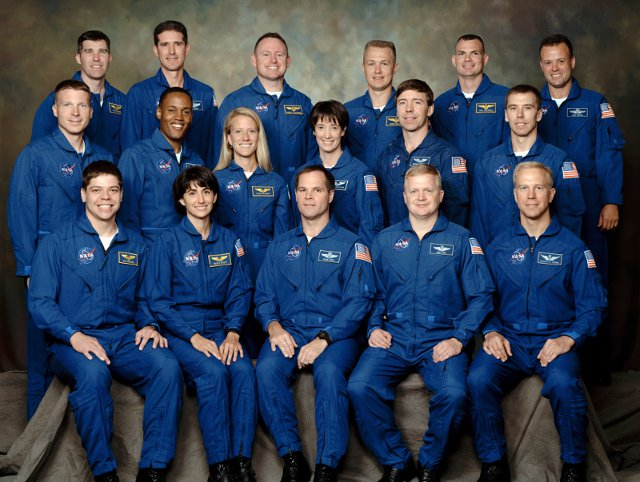
#> input picture [wip]DBSCAN/merica.jpg, 640 x 482 px
$ python draft_dbscan.py   (older library calls are emulated)
#> lines starting #> are read from the running program, lines starting #| are printed output that depends on the picture; after the words box and inside, x2 and y2 are one past the last pixel; in counts of white or black regions, pixels touching at a corner belong together
import skimage.io
import skimage.draw
import skimage.transform
import math
import queue

class Point:
    def __init__(self, new_x, new_y):
        self.x = new_x
        self.y = new_y

class Detection:
    def __init__(self, new_top_left_corner, new_width, new_height):
        self.top_left_corner = new_top_left_corner
        self.width = new_width
        self.height = new_height
        self.clustering_status = 0 # 0 : not visited yet, -1 : noize, else: cluster index

def load_detections():
    detections = []
    f = open('detections_for_clustering_test.txt', 'r')
#> (reads [wip]DBSCAN/detections_for_clustering_test.txt from the repository)
    for line in f:
        if line.strip():
            words = line.split(' ')
            detections.append(Detection(Point(int(float(words[0])), int(float(words[1]))), int(float(words[2])), int(float(words[3]))))
    return detections

def draw_detections(detections, infilename, outfilename):

    image = skimage.io.imread(infilename, as_grey=True)

    for detection in detections:
        #we get the coordinates of the square, and we display a white square on the image
        rr, cc = skimage.draw.line(detection.top_left_corner.x, detection.top_left_corner.y, detection.top_left_corner.x+detection.width, detection.top_left_corner.y)
        image[rr,cc] = 1
        rr, cc = skimage.draw.line(detection.top_left_corner.x+detection.width, detection.top_left_corner.y, detection.top_left_corner.x+detection.width, detection.top_left_corner.y+detection.height)
        image[rr,cc] = 1
        rr, cc = skimage.draw.line(detection.top_left_corner.x, detection.top_left_corner.y+detection.height, detection.top_left_corner.x+detection.width, detection.top_left_corner.y+detection.height)
        image[rr,cc] = 1
        rr, cc = skimage.draw.line(detection.top_left_corner.x, detection.top_left_corner.y, detection.top_left_corner.x, detection.top_left_corner.y+detection.height)
        image[rr,cc] = 1

    skimage.io.imsave(outfilename, image)

def DBSCAN(detections, epsilon, min_pts):

#> called with epsilon = 40, min_pts = 3
    c = 0 # cluster index, begining at 1
    for detection in detections:
        if detection.clustering_status != 0: # already visited
            pass
        else: # not visited yet
            neighbors = find_neighbors(detections, detection, epsilon)

            if len(neighbors) < min_pts: # has not enough neighbors to compose a cluster
                detection.clustering_status = -1
            else:
                c += 1 # Start a new cluster
                extend_cluster(detections, detection, neighbors, c, epsilon, min_pts)

def extend_cluster(detections, detection, neighbors, c, epsilon, min_pts):

    # mark as belonging to cluster C
    detection.clustering_status = c

    not_visited_neighbors = queue.Queue() # queue of not visited neighbors
    for neighbor in neighbors:
        if neighbor.clustering_status == 0: # not visited yet
            not_visited_neighbors.put(neighbor)

    while not not_visited_neighbors.empty(): # while there is reachable neighbors
        neighbor = not_visited_neighbors.get()
        neighbor.clustering_status = c # add to current cluster
        extra_neighbors = list(set(find_neighbors(detections, neighbor, epsilon)) - set(neighbors))
        if len(extra_neighbors) >= min_pts:
            for extra_neighbor in extra_neighbors:
                if extra_neighbor.clustering_status == 0: #not visited yet
                    not_visited_neighbors.put(extra_neighbor) # find more reachable neighbors

def find_neighbors(detections, center_detection, epsilon):
    epsilon_neighbors = []
    for detection in detections:
        if distance(detection, center_detection) <= epsilon:# and distance(detection, center_detection) != 0:
            epsilon_neighbors.append(detection)
    return epsilon_neighbors

def distance(detection1, detection2):
    # Euclidian distance
    distance = math.sqrt(math.pow((detection2.top_left_corner.x-detection1.top_left_corner.x),2)+math.pow((detection2.top_left_corner.y-detection1.top_left_corner.y),2)+math.pow((detection2.width-detection1.width),2)+math.pow((detection2.height-detection1.height),2))
    return distance

detections = load_detections()
DBSCAN(detections, 40, 3)
for detection in detections:
    print(detection.top_left_corner.x, detection.top_left_corner.y, detection.width, detection.height, detection.clustering_status)
draw_detections(detections, 'merica.jpg', 'merica_with_detections.jpg')
#> in draw_detections, `image = skimage.io.imread(infilename, as_grey=True)`:
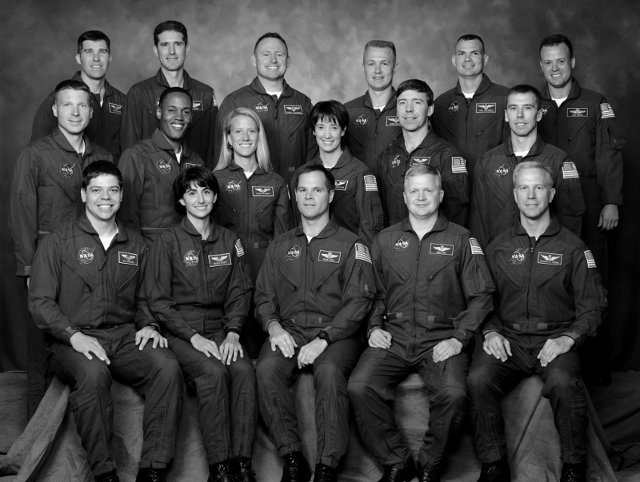
#> image: shape (482, 640) float64; min 0, max 1, mean 0.247
#> after the loop in draw_detections, `for detection in detections:`:
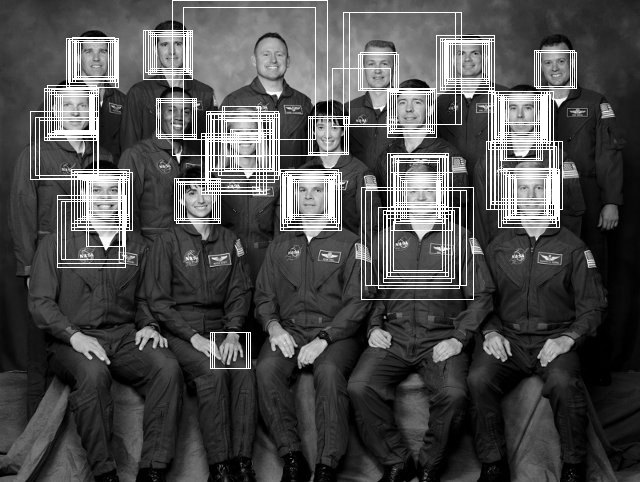
#> image: shape (482, 640) float64; 8.94% of pixels changed, all inside (x1, y1, x2, y2) = (30, 0, 577, 369)
